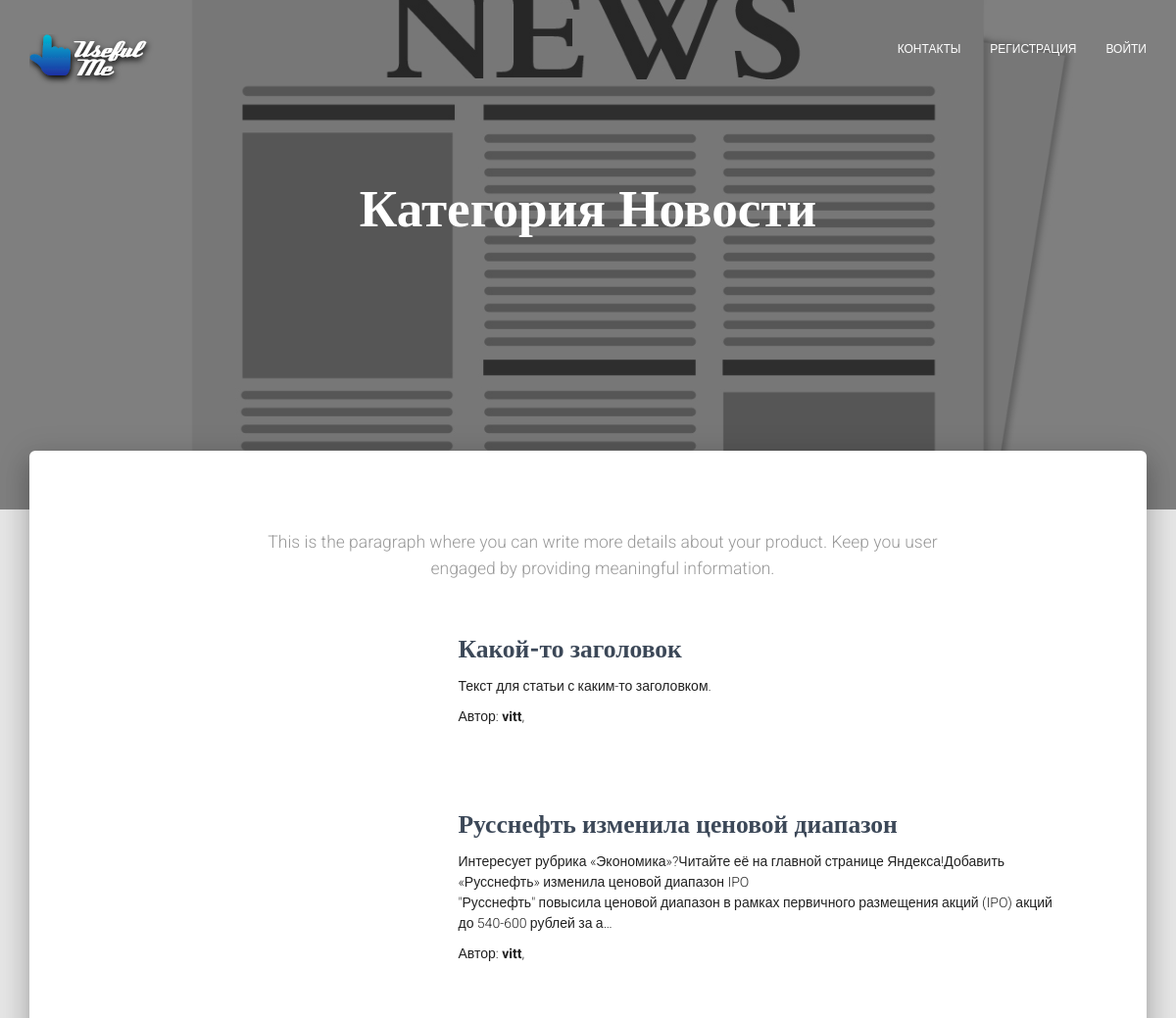
Before: /novosti/ (upper part) with the older database file.
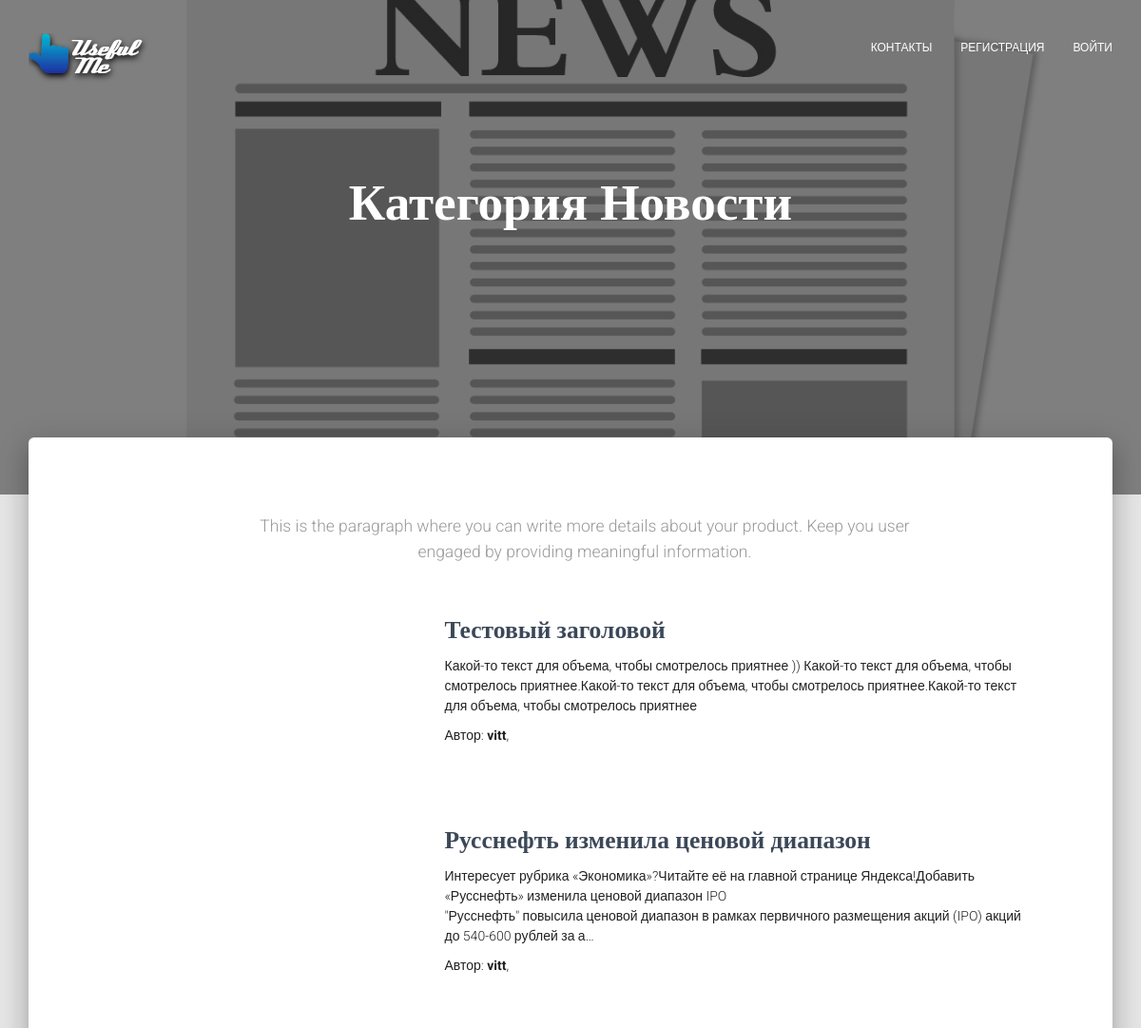
After: the same page with the newer database file.
### posts/models.py (models this page shows, shortened)
class Category(models.Model):
    name = models.CharField(max_length=128, unique=True, verbose_name='Название')
    slug = models.SlugField(unique=True)
    image = models.ImageField(null=True, blank=True, verbose_name='Изображение')
    class Meta:
        verbose_name = 'Категории'
        verbose_name_plural = 'Категории'
    def __str__(self):  # For Python 2, use __unicode__ too
        return self.slug

class Post(models.Model):
    category = models.ForeignKey(Category, default=1, verbose_name='Категория')
    user = models.ForeignKey(settings.AUTH_USER_MODEL, default=1, verbose_name='Пользователь')
    title = models.CharField(max_length=120, verbose_name='Заголовок')
    slug = models.SlugField(unique=True)
    image = models.ImageField(null=True, blank=True, verbose_name='Изображение')
    content = RedactorField(max_length=10000, verbose_name='Контент')
    updated = models.DateTimeField(auto_now=True, auto_now_add=False, verbose_name='Обновлено')
    timestamp = models.DateTimeField(auto_now=False, auto_now_add=True, verbose_name='Создано')
    keywords = models.CharField(max_length=1024, blank=True, null=True)
    description = models.CharField(max_length=1024, blank=True, null=True)
    class Meta:
        verbose_name = 'Статьи'
        verbose_name_plural = 'Статьи'
        ordering = ["-timestamp", "-updated"]
    def get_absolute_url(self):
        return reverse('detail', kwargs={'slug': self.slug, 'category': self.category})

### posts/views.py (the view)
# urls.py: url(r'^(?P<slug>[-\w]+)/$', show_category, name='show_category'),
def show_category(request, slug=None):
    category_show = {}
    try:
        category = Category.objects.get(slug=slug)
        pages = Post.objects.filter(category=category)
        category_show['pages'] = pages
        category_show['category'] = category
    except Category.DoesNotExist:
        raise Http404
    return render(request, 'category.html', category_show)

### templates/category.html (shortened to what this page needs)
{% extends 'base.html' %}
{% load staticfiles %}
{%block content%}
    <body>
{% include "nav.html" %}
    <div class="page-header header-filter header-small" data-parallax="active"
        {% if category.image %} style="background-image: url('{{ category.image.url }}');"{% endif %}>
    <div class="container">
        <div class="row">
            <div class="col-md-8 col-md-offset-2 text-center">
                <h1 class="title">Категория {{ category.name }}</h1>
            </div>
        </div>
    </div>
</div>
    <div class="main main-raised">
<div class="container">
<div class="section">
{% if category %}
    <div class="row">
        <div class="col-md-8 col-md-offset-2 text-center">
            <h5 class="description">This is the paragraph where you can write more details about your product. Keep you user engaged by providing meaningful information.</h5>
        </div>
    </div>
    <div class="row">
    {% for page in pages %}
    <div class="col-md-10 col-md-offset-1">
        <div class="card card-plain card-blog">
            <div class="row">
                <div class="col-md-4">
                </div>
                <div class="col-md-8">
                    <h3 class="card-title">
                        <a href="{{ page.get_absolute_url }}">{{page.title}}</a>
                    </h3>
                    <p class="card-description">{{ page.content|linebreaks|truncatechars:250 }}</p>
                    <p class="author">
                        Автор: <b>{{ page.user }}</b>, {{pag.timestamp|timesince}}
                    </p>
                </div>
            </div>
        </div>
    </div>
    {% endfor %}
    </div>
{% endif %}
</div>
</div>
</div>
    </body>
{% endblock %}

### templates/base.html (shortened to what this page needs)
<!DOCTYPE html>
<html lang="ru">
{% include "head.html" %}
{% block content %}
{%endblock content %}
</html>

### templates/head.html (shortened to what this page needs)
{% load static %}
<head>
	<link rel="stylesheet" href="https://maxcdn.bootstrapcdn.com/font-awesome/latest/css/font-awesome.min.css" />
    <link href="{% static 'css/bootstrap.min.css' %}" rel="stylesheet" />
    <link href="{% static 'css/material-kit.css' %}" rel="stylesheet"/>
    <link href="{% static 'css/component.css' %}" rel="stylesheet"/>
</head>

### templates/nav.html (shortened to what this page needs)
{% load static %}
<nav class="navbar navbar-default navbar-fixed-top navbar-color-on-scroll navbar-transparent"
     xmlns="http://www.w3.org/1999/html">
    <div class="container">
        <div class="navbar-header">
            <a class="navbar-brand" href="{% url 'list' %}">
            </a>
        </div>
        <div class="collapse navbar-collapse" id="navigation-example">
            <ul class="nav navbar-nav navbar-right">
                <li><a href="{% url 'contacts' %}">Контакты</a></li>
                {% if user.is_authenticated %}
                    <li><a href="#">Вы( {{ user.username }} )</a></li>
                    <li><a href="{% url 'logout' %}">Выход</a></li>
                {% else %}
                    <li><a href="{% url 'regist' %}">Регистрация</a></li>
                    <li><a href="{% url 'login' %}">Войти</a></li>
                {% endif %}
            </ul>
        </div>
    </div>
</nav>

### templates/scripts.html (shortened to what this page needs)
{% load staticfiles %}

Changed rows visible on the page:
removed Post: title "Какой-то заголовок", content "Текст для статьи с каким-то заголовком.", user "vitt"
added Post: title "Тестовый заголовой", content "Какой-то текст для объема, чтобы смотрелось приятнее )) Какой-то текст для объема, чтобы смотрелось приятнее.Какой-то текст для объема, чтобы смотрелось приятнее.Какой-то текст для объема, чтобы смотрелось приятнее", user "vitt"
